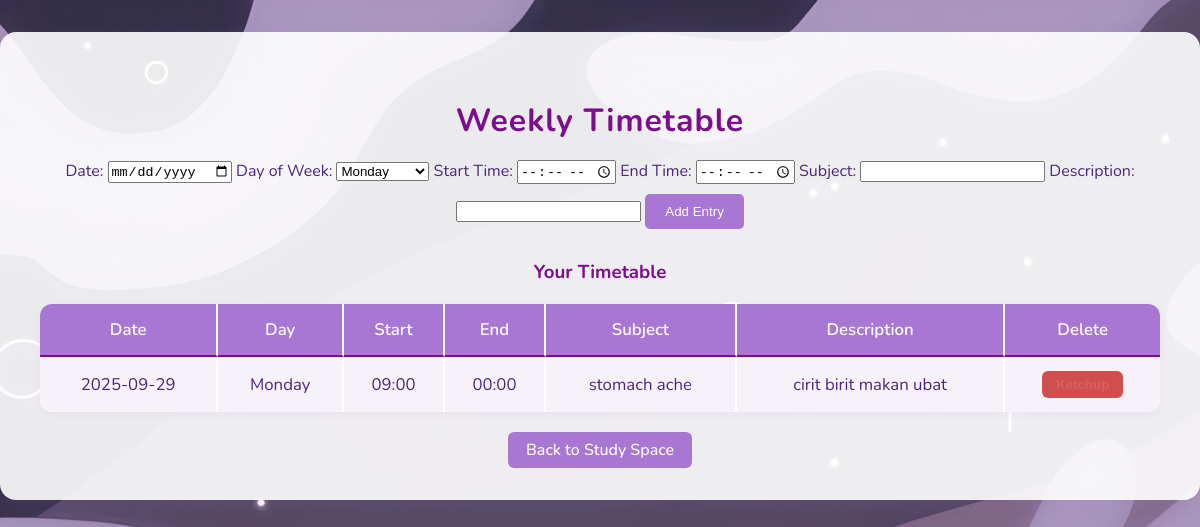
Page /timetable (signed in) on the earlier database version.
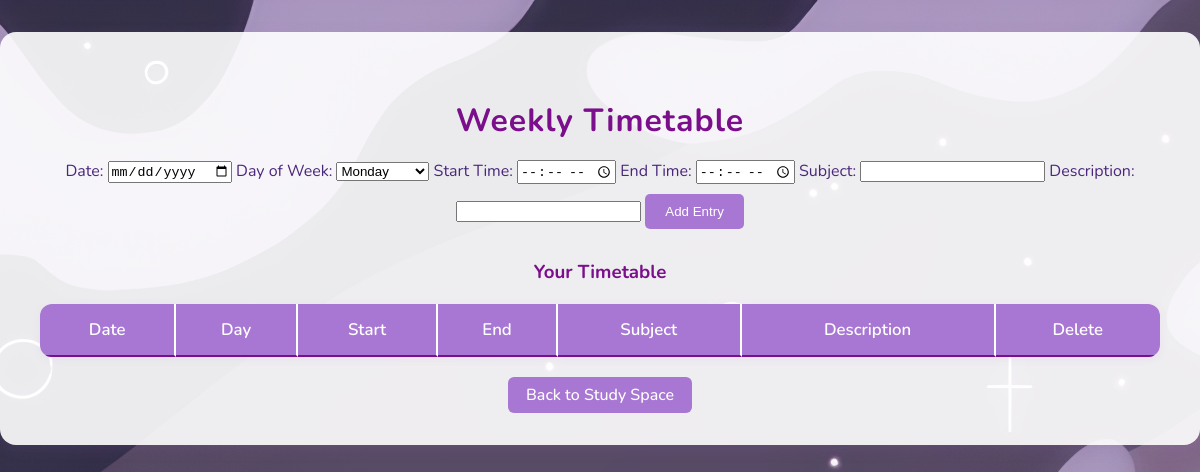
Same page on the later database version.
### app.py (models this page shows)
class TimetableEntry(db.Model):
    id = db.Column(db.Integer, primary_key=True)
    user_id = db.Column(db.Integer, db.ForeignKey('user.id'), nullable=False)
    day_of_week = db.Column(db.String(10), nullable=False)  # e.g., 'Monday'
    start_time = db.Column(db.Time, nullable=False)
    end_time = db.Column(db.Time, nullable=False)
    subject = db.Column(db.String(100), nullable=False)
    description = db.Column(db.Text, nullable=True)
    date = db.Column(db.Date, nullable=True)  # <-- Add this line

### app.py (the view, shortened to what this page needs)
@app.route("/timetable", methods=["GET", "POST"])
def timetable():
    if "user_id" not in session:
        return redirect(url_for("login"))
    user_id = session["user_id"]
    error = None
    entries = TimetableEntry.query.filter_by(user_id=user_id).order_by(TimetableEntry.day_of_week, TimetableEntry.start_time).all()
    days = ["Monday", "Tuesday", "Wednesday", "Thursday", "Friday", "Saturday", "Sunday"]
    return render_template("timetable.html", entries=entries, days=days, error=error)

### templates/timetable.html (shortened to what this page needs)
<!DOCTYPE html>
<html>
<head>
    <link rel="stylesheet" href="{{ url_for('static', filename='Style.css') }}">
</head>
<body>
    <div class="timetable-section">
        <h2>Weekly Timetable</h2>
        <form method="POST" style="margin-bottom: 30px;">
            <label>Date: <input type="date" name="date" id="date-input"></label>
            <label>Day of Week:
                <select name="day_of_week" id="day-of-week" required>
                    {% for day in days %}
                    <option value="{{ day }}">{{ day }}</option>
                    {% endfor %}
                </select>
            </label>
            <label>Start Time: <input type="time" name="start_time" required></label>
            <label>End Time: <input type="time" name="end_time" required></label>
            <label>Subject: <input type="text" name="subject" required></label>
            <label>Description: <input type="text" name="description"></label>
            <button type="submit" class="btn">Add Entry</button>
        </form>
        <h3 style="color:#7a0e8b;">Your Timetable</h3>
        <table>
            <tr>
                <th>Date</th>
                <th>Day</th>
                <th>Start</th>
                <th>End</th>
                <th>Subject</th>
                <th>Description</th>
                <th>Delete</th>
            </tr>
            {% for entry in entries %}
            <tr>
                <td>{{ entry.date.strftime('%Y-%m-%d') if entry.date else '' }}</td>
                <td>{{ entry.day_of_week }}</td>
                <td>{{ entry.start_time.strftime('%H:%M') }}</td>
                <td>{{ entry.end_time.strftime('%H:%M') }}</td>
                <td>{{ entry.subject }}</td>
                <td>{{ entry.description or '' }}</td>
                <td>
                    <div style="display: flex; justify-content: center;">
                        <form method="POST" action="{{ url_for('delete_timetable_entry', entry_id=entry.id) }}" style="display:inline;">
                            <button type="submit" class="btn-danger" onclick="return confirm('Delete this entry?');">Ketchup</button>
                        </form>
                    </div>
                </td>
            </tr>
            {% endfor %}
        </table>
                <a href="{{ url_for('study_space') }}">Back to Study Space</a>
            </div>
</body>
</html>

### static/Style.css (style rules this page uses)
body { font-family: 'Nunito', sans-serif; color: #ffffff; background: #f4f6f8; background-image: url("img/home background.jpg"); background-size: cover; background-repeat: no-repeat; background-position: center center; min-height: 100vh; margin: 0; padding: 0; }
html, body, * { cursor: url("img/cursor.png") 0 0, auto !important; }
a, button, input, select, textarea { cursor: url("img/cursor.png") 0 0, auto !important; }
.btn { display: inline-block; padding: 10px 20px; margin-top: 10px; background: #a877d3; color: white; border-radius: 5px; text-decoration: none; border: none; cursor: pointer; }
body { margin: 0; font-family: 'Nunito', sans-serif; }
.timetable-section { background: rgba(255,255,255,0.90); color: #4a277a; border-radius: 16px; box-shadow: 0 4px 16px rgba(168,119,211,0.10); padding: 40px 40px 32px 40px; margin: 32px auto 32px auto; max-width: 1300px; min-width: 70vw; text-align: center; }
.timetable-section h2 { color: #7a0e8b; margin-bottom: 18px; font-size: 2em; letter-spacing: 1px; }
.timetable-section table { width: 100%; border-collapse: separate; border-spacing: 0; background: #fff; border-radius: 12px; overflow: hidden; box-shadow: 0 2px 8px rgba(168,119,211,0.08); margin-bottom: 10px; }
.timetable-section th, .timetable-section td { padding: 14px 10px; border-bottom: 1px solid #e5d6f3; font-size: 1.05em; border-right: 2px solid #fff; }
.timetable-section th:last-child, .timetable-section td:last-child { border-right: none; }
.timetable-section th { background: #a877d3; color: #fff; font-weight: 600; border-top: none; border-bottom: 2px solid #7a0e8b; }
.timetable-section a { color: #fff; background: #a877d3; padding: 7px 18px; border-radius: 6px; text-decoration: none; font-weight: 500; margin-top: 10px; display: inline-block; transition: background 0.2s; }

Differences in the rows shown:
removed TimetableEntry: date "2025-09-29", day_of_week "Monday", start_time "09:00", end_time "00:00", subject "stomach ache", description "cirit birit makan ubat"
